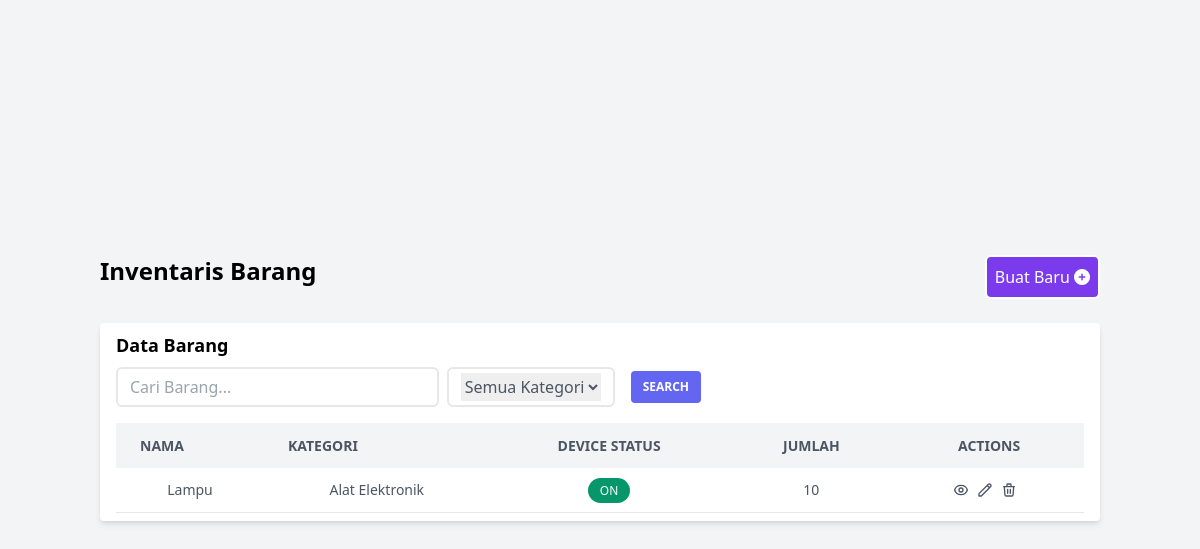
Before: / with the older database file.
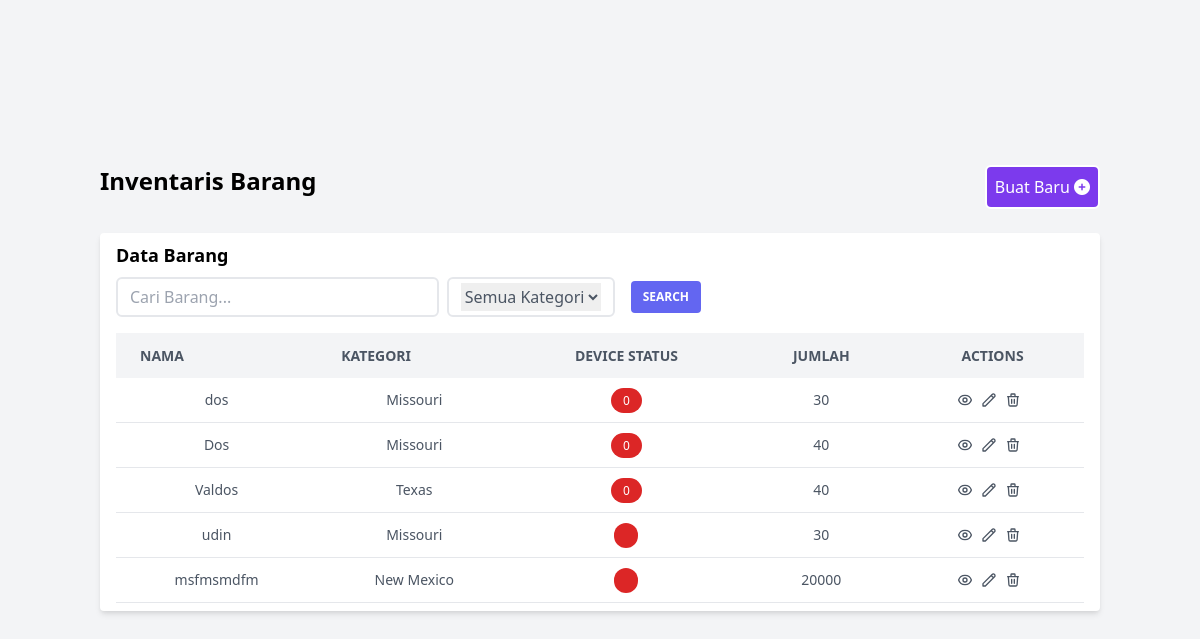
After: the same page with the newer database file.
### tables this page shows
CREATE TABLE inventories(
id INTEGER PRIMARY KEY AUTOINCREMENT,
name VARCHAR(255),
category VARCHAR(255),
device_status VARCHAR(10),
jumlah INT(11));

### application/controllers/Inventory.php (called while the page is built, shortened)
<?php
class Inventory extends CI_Controller {
	public function __construct(){
		$this->load->model('InventoryModel');
		$this->model = $this->InventoryModel;
	}
	public function index()
	{
        if(isset($_POST['search'])){
            $this->model->name = $_POST['barang'];
            $this->model->get_search();
        }else{
            $this->model->get_rows();
        }
        $data = array('model' => $this->model);
        $this->load->view('inventory/index', $data);
    }
}

### index.php (called while the page is built, shortened)
<?php
require_once BASEPATH.'core/CodeIgniter.php';

### application/models/InventoryModel.php (called while the page is built, shortened)
<?php
    class InventoryModel extends CI_Model {
        public function get_rows(){
            $sql = "SELECT * FROM inventories ORDER BY id DESC";
            $query = $this->db->query($sql);
            $rows = array();
            foreach($query->result() as $row){
                $rows[] = $row;
            }
            $this->rows = $rows;
        }
    }
?>

### application/views/inventory/index.php (the view, shortened to what this page needs)
<!DOCTYPE html>
<html lang="en">
<head>
    <link href="https://unpkg.com/tailwindcss@^2/dist/tailwind.min.css" rel="stylesheet">
    <link rel="stylesheet" href="https://cdnjs.cloudflare.com/ajax/libs/font-awesome/6.0.0-beta2/css/all.min.css" />
</head>
<body class="bg-blueGray-50">
<div class="overflow-x-auto">
    <div class="min-w-screen min-h-screen bg-gray-100 flex items-center justify-center bg-gray-100 font-sans overflow-hidden">
        <div class="w-2/4 lg:w-5/6">
            <div class="flex">
                <div class="flex-1">
                    <h1 class="text-2xl font-bold">Inventaris Barang</h1>
                </div>
                <div class="flex-1">
                    <a href="<?php echo site_url('/inventory/create/');?>" class="bg-purple-600 px-2 py-2 rounded-md text-white float-right border-white border-2 hover:bg-purple-700">
                        Buat Baru <span class="fa fa-plus-circle"></span>
                    </a>
                </div>
            </div>
            <div class="bg-white shadow-md rounded my-6 px-4 py-2">
                <h3 class="font-semibold text-lg">Data Barang</h3>
                <form action="<?= site_url('inventory/index') ?>" method="post">
                <div class="flex space-x-2">
                    <div class="w-4/12 mt-2 mb-2 border-2 py-1 px-3 flex justify-between rounded-md">
                        <input class="flex-grow outline-none text-gray-600 focus:text-blue-600" type="text" name="barang" placeholder="Cari Barang..." />
                    </div>
                    <div class="mt-2 mb-2 border-2 py-1 px-3 flex justify-between rounded-md">
                        <select name="" id="" class="flex-grow outline-none text-gray-600 focus:text-blue-600">
                            <option value="">Semua Kategori</option>
                        </select>
                    </div>
                    <div class="py-3 px-2">
                        <input type="submit" name="search" value="Search" class="bg-indigo-500 text-white active:bg-indigo-600 text-xs font-bold uppercase px-3 py-2 rounded outline-none focus:outline-none ease-linear transition-all duration-150">
                    </div>
                </div>
                </form>
                <table class="min-w-max w-full table-auto mt-2">
                    <thead>
                    <tr class="bg-gray-100 text-gray-600 uppercase text-sm leading-normal">
                        <th class="py-3 px-6 text-left">Nama</th>
                        <th class="py-3 px-6 text-left">Kategori</th>
                        <th class="py-3 px-6 text-center">Device Status</th>
                        <th class="py-3 px-6 text-center">Jumlah</th>
                        <th class="py-3 px-6 text-center">Actions</th>
                    </tr>
                    </thead>
                    <tbody class="text-gray-600 text-sm font-light">
                    <?php foreach($model->rows as $row){ ?>
                        <tr class="border-b border-gray-200 hover:bg-gray-100">
                            <td class="py-3 px-6 text-center">
                                <?= $row->name;?>
                            </td>
                            <td class="py-3 px-6 text-center">
                                <?= $row->category;?>
                            </td>
                            <td class="py-3 px-6 text-center">
                                <?php if($row->device_status == "ON"){ ?>
                                    <span class="bg-green-600 text-white py-1 px-3 rounded-full text-xs"><?= $row->device_status;?></span>
                                <?php }else{ ?>
                                    <span class="bg-red-600 text-white py-1 px-3 rounded-full text-xs"><?= $row->device_status;?></span>
                                <?php } ?>
                            </td>
                            <td class="py-3 px-6 text-center">
                                <?= $row->jumlah;?>
                            </td>
                            <td class="py-3 px-6 text-center">
                                <div class="flex item-center justify-center">
                                    <a href="" class="w-4 mr-2 transform hover:text-purple-500 hover:scale-110">
                                    </a>
                                    <a href="<?php echo site_url('/inventory/edit/'.$row->id);?>" class="w-4 mr-2 transform hover:text-green-500 hover:scale-110">
                                        <svg xmlns="http://www.w3.org/2000/svg" fill="none" viewBox="0 0 24 24" stroke="currentColor">
                                            <path stroke-linecap="round" stroke-linejoin="round" stroke-width="2" d="M15.232 5.232l3.536 3.536m-2.036-5.036a2.5 2.5 0 113.536 3.536L6.5 21.036H3v-3.572L16.732 3.732z" />
                                        </svg>
                                    </a>
                                    <a href="<?php echo site_url('/inventory/delete/'.$row->id);?>" onClick="return confirm('Yakin akan dihapus?')" class="w-4 mr-2 transform hover:text-red-500 hover:scale-110">
                                        <svg xmlns="http://www.w3.org/2000/svg" fill="none" viewBox="0 0 24 24" stroke="currentColor">
                                            <path stroke-linecap="round" stroke-linejoin="round" stroke-width="2" d="M19 7l-.867 12.142A2 2 0 0116.138 21H7.862a2 2 0 01-1.995-1.858L5 7m5 4v6m4-6v6m1-10V4a1 1 0 00-1-1h-4a1 1 0 00-1 1v3M4 7h16" />
                                        </svg>
                                    </a>
                                </div>
                            </td>
                        </tr>
                    <?php } ?>
                    </tbody>
                </table>
            </div>
        </div>
    </div>
</div>
</body>
</html>

Changed rows visible on the page:
removed inventories: name "Lampu", category "Alat Elektronik", device_status "ON", jumlah "10"
added inventories: name "dos", category "Missouri", device_status "0", jumlah "30"
added inventories: name "Dos", category "Missouri", device_status "0", jumlah "40"
added inventories: name "Valdos", category "Texas", device_status "0", jumlah "40"
added inventories: name "udin", category "Missouri", jumlah "30"
added inventories: name "msfmsmdfm", category "New Mexico", jumlah "20000"
